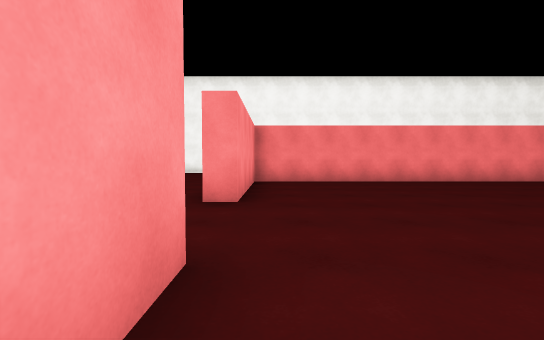
view 1 (above)

24 first-person views from a walk through a Unity game level. The camera is 1.2 m above the floor, tilts 2° down and sees 90° across. The floor is counted in squares, 2 m on a side. Each view is taken from the middle of a square. On the plan, view 1 faces up. The plan holds only what a view shows up to about 9 squares ahead; the rest is blank. The place goes on beyond the plan. The player character is not drawn. Surface patterns are stand-ins for the level's own textures.

view 2
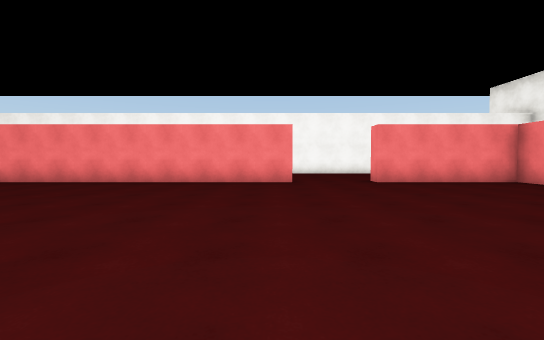

view 3
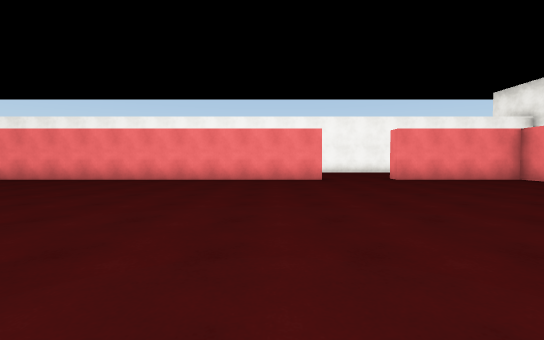

view 4
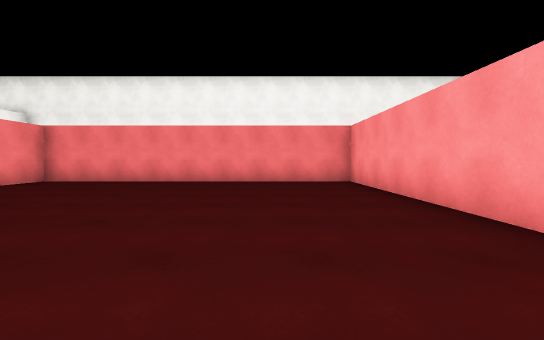

view 5
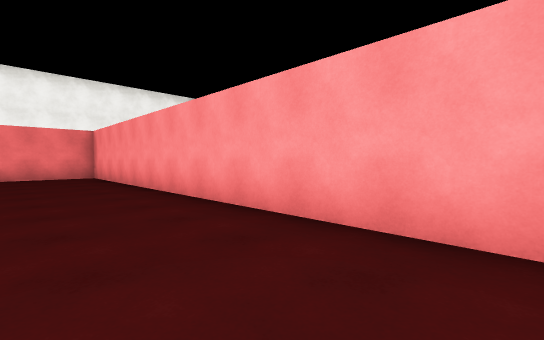

view 6
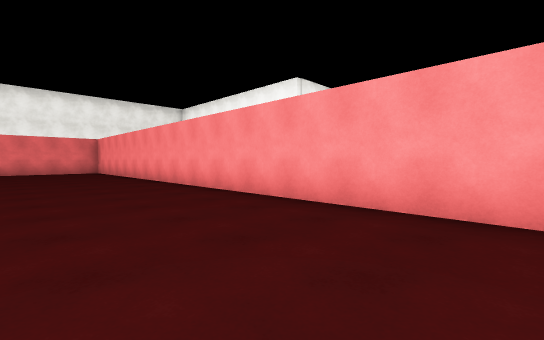

view 7
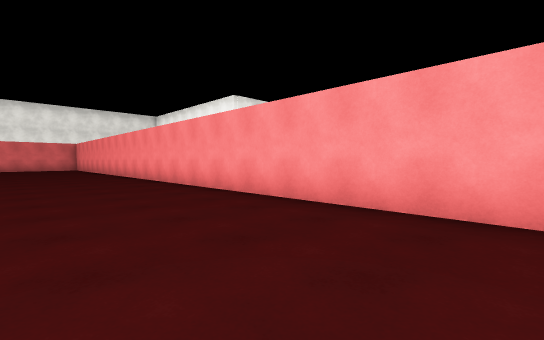

view 8
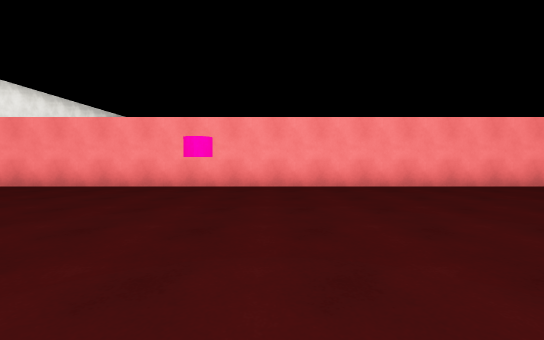

view 9
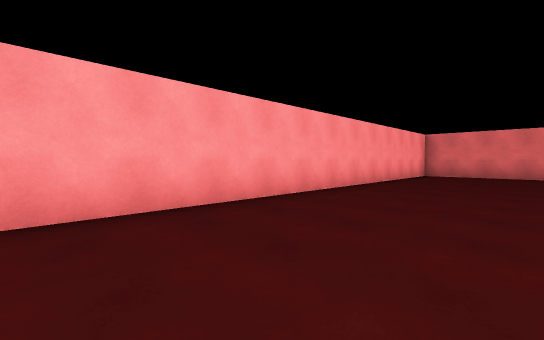

view 10
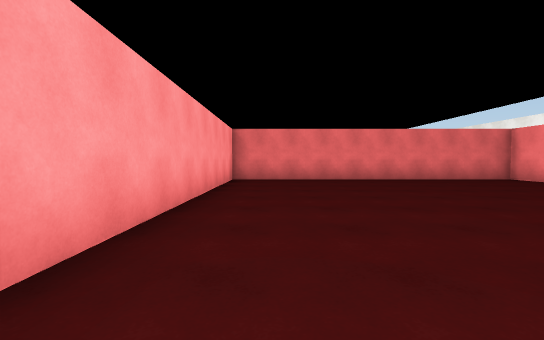

view 11
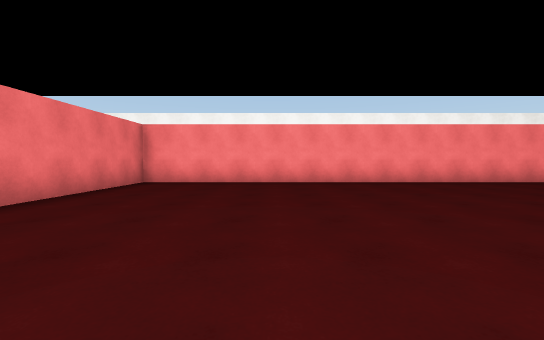

view 12
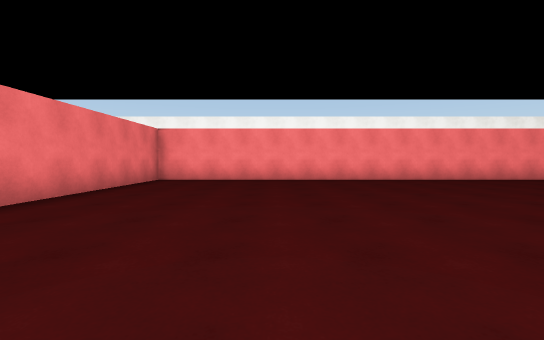

view 13
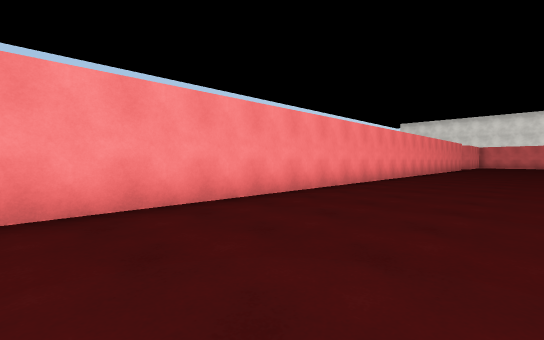

view 14
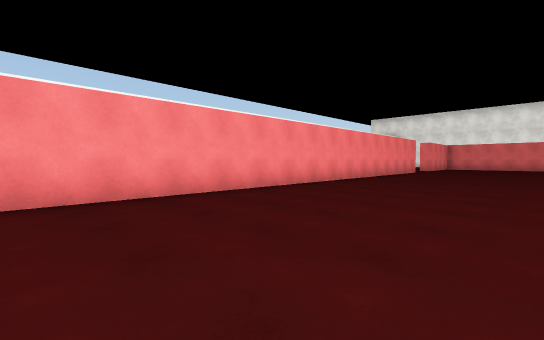

view 15
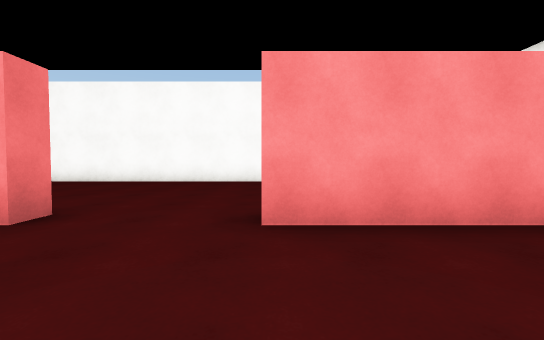

view 16
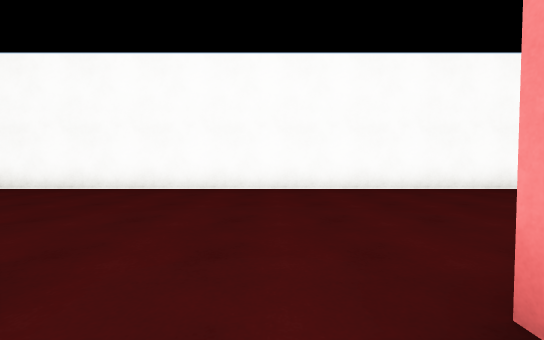

view 17
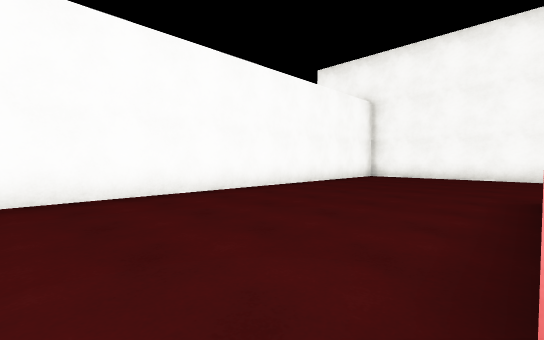

view 18
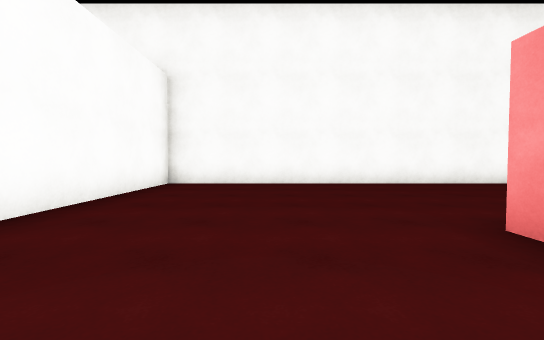

view 19
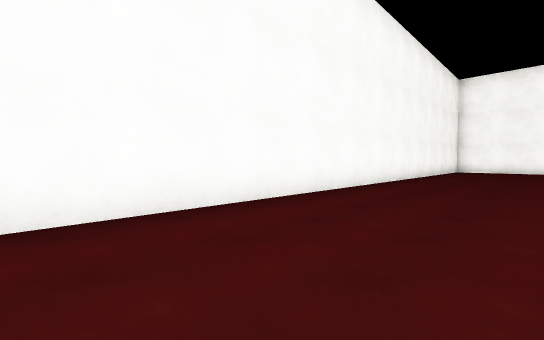

view 20
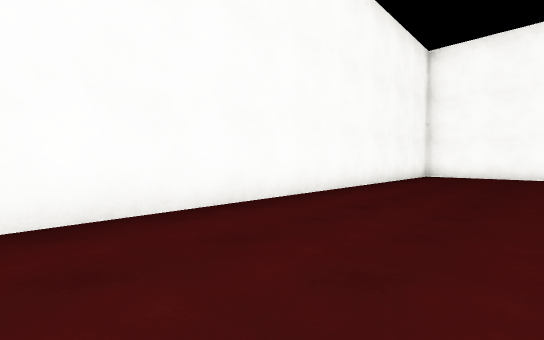

view 21
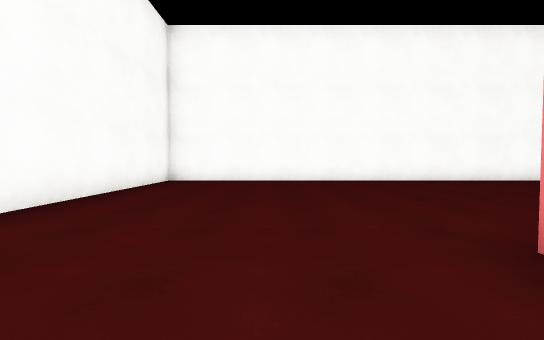

view 22
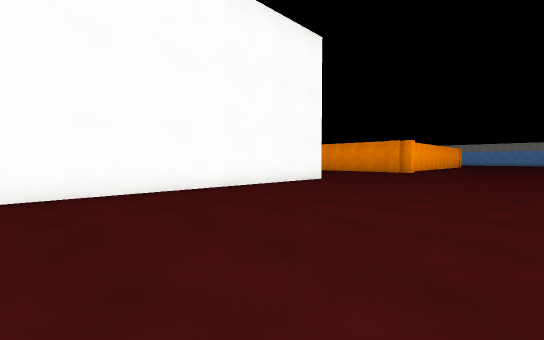

view 23
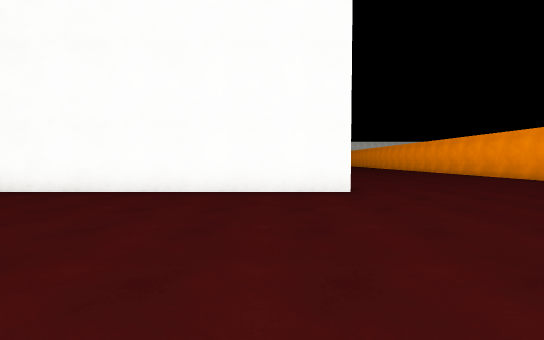

view 24
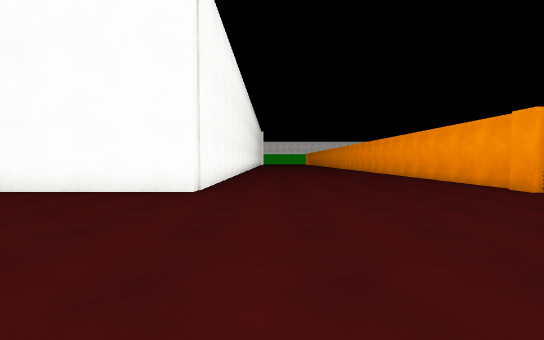

### Floor plan
Points are (right, up) in squares from view 1. A wall is a line through its corners. A room is listed if a view was taken in it or the views show most of it. See-through windows are left out.
Room 1 (views 1, 2, 3, 4, 5, 6, 7, 8, 9, 10, 11, 12, 13, 14, 15, 16)
walls: (-0.5, 1.6) (-0.5, -25.5) (8.3, -25.5) (8.3, 7.7) (-0.5, 7.7) (-0.5, 3.9)
ways out: opening at (-1, 2.5) to room 2
Room 2 (views 17, 18, 19, 20, 21, 22, 23, 24)
walls: (15, -4.9) (15.6, -4.9); (15.8, -5.1) (19, -5.1); (19, 1.4) (15.2, 1.4) (15.2, 13.1) (-5.7, 13.1) (-5.7, -2.8); (-1, 1.6) (-0.5, 1.6); (-0.5, 3.9) (-1, 3.9); (-1, 7.9) (-1, 8.4)
ways out: opening at (-1, 2.5) to room 1

Where each view was taken, in squares from view 1:
view 1: 0 up, 0 right, facing up
view 2: 1 up, 7 right, facing left
view 3: 0 up, 8 right, facing left
view 4: 0 up, 6 right, facing up
view 5: 3 down, 6 right, facing up-right
view 6: 7 down, 5 right, facing up-right
view 7: 12 down, 5 right, facing up-right
view 8: 12 down, 2 right, facing right
view 9: 14 down, 5 right, facing down-right
view 10: 17 down, 7 right, facing down
view 11: 22 down, 7 right, facing left
view 12: 22 down, 8 right, facing left
view 13: 18 down, 3 right, facing up-left
view 14: 13 down, 4 right, facing up-left
view 15: 4 up, 2 right, facing left
view 16: 3 up, 0 right, facing left
view 17: 3 up, 1 left, facing up-left
view 18: 6 up, 3 left, facing up
view 19: 10 up, 1 left, facing up-right
view 20: 10 up, 4 right, facing up-right
view 21: 10 up, 7 right, facing right
view 22: 9 up, 10 right, facing down-right
view 23: 3 up, 10 right, facing right
view 24: 0 up, 10 right, facing right
